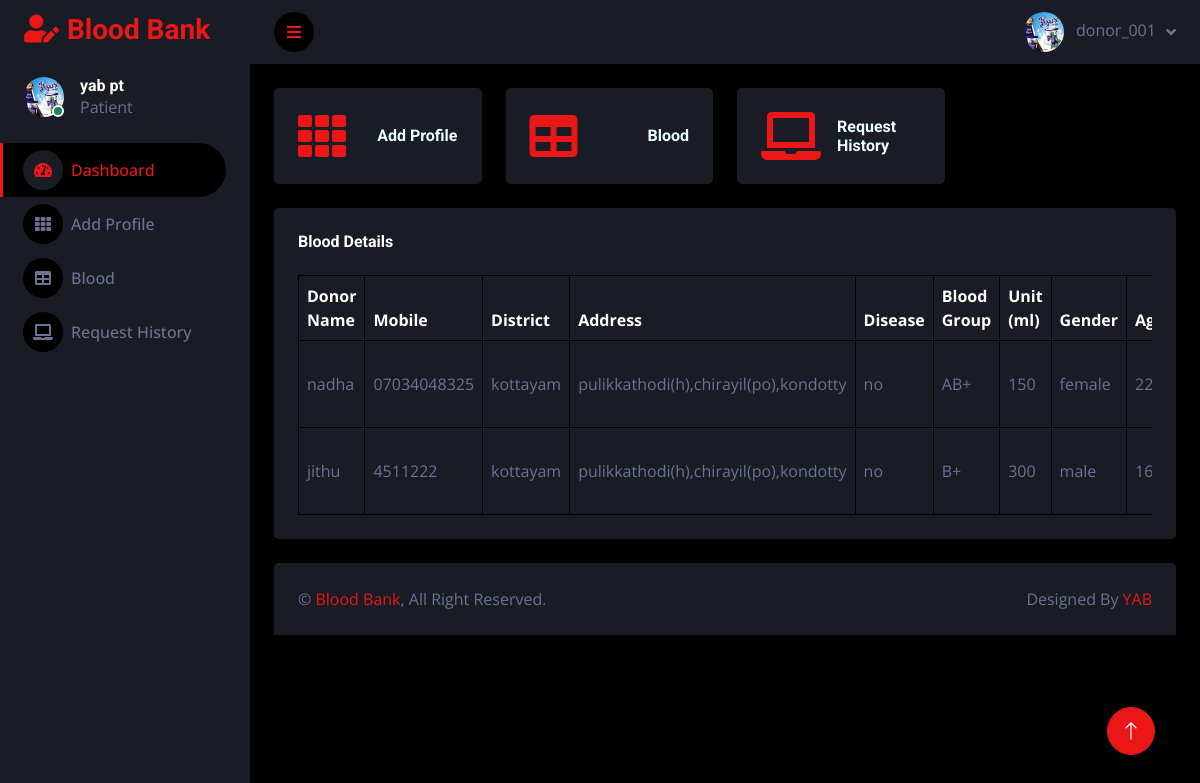
Page /patient_home (signed in) on the committed database.
### blood_app/models.py (models this page shows, shortened)
class User(AbstractUser):
    is_donor = models.BooleanField(default=False, verbose_name="Is Donor")
    is_patient = models.BooleanField(default=False, verbose_name="Is Patient")
    name = models.CharField(max_length=100,null=True, blank=True)
    mobile = models.CharField(max_length=15,null=True, blank=True)
    address = models.CharField(max_length=200,null=True, blank=True)
    email = models.EmailField(null=True, blank=True)
    district = models.CharField(max_length=100,null=True, blank=True)
    gender = models.CharField(max_length=10,null=True, blank=True)
    age = models.PositiveIntegerField(null=True, blank=True)
    blood_grou = models.CharField(max_length=3, choices=BLOOD_GROUPS, null=True, blank=True)  # Set a default value
    disease=  models.CharField(max_length=100,null=True, blank=True)
    doctor =  models.CharField(max_length=100,null=True, blank=True)
    photo = models.ImageField(upload_to='profile/')
    status = models.BooleanField(default=False)
    unit= models.PositiveIntegerField(null=True, blank=True)
    @property
    def imageURL(self):
        try:
            url = self.photo.url
        except:
            url = ''
        return  url

### blood_app/views.py (the view)
# urls.py: path('patient_home', views.patient_home, name='patient_home'),
def patient_home(request):
    donors = User.objects.filter(is_donor=True,name__isnull=False, name__gt='',blood_grou__isnull=False,blood_grou__gt='')
    context={
        'donors':donors
    }
    return render(request,'patient/index.html',context)

### templates/patient/index.html (shortened to what this page needs)
{% extends 'patient/base.html' %}
{% load static %}
{% block content %}
            <div class="container-fluid pt-4 px-4">
                <div class="row g-4">
                    <div class="col-sm-6 col-xl-3">
                        <div class="bg-secondary rounded d-flex align-items-center justify-content-between p-4">
                            <i class="fa fa-th fa-3x text-primary"></i>
                            <div class="ms-3">
                                <h6 class="mb-0"><a href="{% url 'add_patient' %}" style="color: azure;">Add Profile</a></h6>
                            </div>
                        </div>
                    </div>
                    <div class="col-sm-6 col-xl-3">
                        <div class="bg-secondary rounded d-flex align-items-center justify-content-between p-4">
                            <i class="fa fa-table fa-3x text-primary"></i>
                            <div class="ms-3">
                                <h6 class="mb-0"><a href="{% url 'view_blood' %}" style="color: azure;">Blood</a></h6>
                            </div>
                        </div>
                    </div>
                    <div class="col-sm-6 col-xl-3">
                        <div class="bg-secondary rounded d-flex align-items-center justify-content-between p-4">
                            <i class="fa fa-laptop fa-3x text-primary"></i>
                            <div class="ms-3">
                                <h6 class="mb-0"><a href="{% url 'request_history' %}" style="color: azure;">Request History</a></h6>
                            </div>
                        </div>
                    </div>
                </div>
            </div>
            <div class="container-fluid pt-4 px-4">
                <div class="bg-secondary text-center rounded p-4">
                    <div class="d-flex align-items-center justify-content-between mb-4">
                        <h6 class="mb-0"> Blood Details</h6>
                    </div>
                    <div class="table-responsive">
                         <table class="table text-start align-middle table-bordered table-hover mb-0">
                <thead>
                    <tr class="text-white">
                        <th scope="col">Donor Name</th>
                        <th scope="col">Mobile</th>
                        <th scope="col">District</th>
                        <th scope="col">Address</th>
                        <th scope="col">Disease</th>
                        <th scope="col">Blood Group</th>
                        <th scope="col">Unit (ml)</th>
                        <th scope="col">Gender</th>
                        <th scope="col">Age</th>
                    </tr>
                </thead>
                <tbody>
                    {% for i in donors %}
                    <tr>
                        <td>
                            {{i.name}}
                        </td>
                        <td>{{i.mobile}}</td>
                        <td>{{i.district}}</td>
                        <td>{{i.address}}</td>
                        <td>{{i.disease}}</td>
                        <td>{{i.blood_grou}}</td>
                        <td>{{i.unit}}</td>
                        <td>{{i.gender}}</td>
                        <td>{{i.age}}</td>
                    </tr>
                    {% endfor %}
                </tbody>
            </table>
                    </div>
                </div>
            </div>
{% endblock %}

### templates/patient/base.html (shortened to what this page needs)
{% load static %}
<!DOCTYPE html>
<html lang="en">
<head>
    <link href="https://cdnjs.cloudflare.com/ajax/libs/font-awesome/5.10.0/css/all.min.css" rel="stylesheet">
    <link href="https://cdn.jsdelivr.net/npm/bootstrap-icons@1.4.1/font/bootstrap-icons.css" rel="stylesheet">
    <link href="{% static 'donor/lib/owlcarousel/assets/owl.carousel.min.css' %}" rel="stylesheet">
    <link href="{% static 'donor/lib/tempusdominus/css/tempusdominus-bootstrap-4.min.css' %}" rel="stylesheet" />
    <link href="{% static 'donor/css/bootstrap.min.css' %}" rel="stylesheet">
    <link href="{% static 'donor/css/style.css' %}" rel="stylesheet">
</head>
<body>
    <div class="container-fluid position-relative d-flex p-0">
        <div class="sidebar pe-4 pb-3">
            <nav class="navbar bg-secondary navbar-dark">
                <a href="{% url 'patient_home' %}" class="navbar-brand mx-4 mb-3">
                    <h3 class="text-primary"><i class="fa fa-user-edit me-2"></i>Blood Bank</h3>
                </a>
                <div class="d-flex align-items-center ms-4 mb-4">
                    <div class="position-relative">
                        <img class="rounded-circle" src="{{request.user.imageURL}}" alt="" style="width: 40px; height: 40px;">
                        <div class="bg-success rounded-circle border border-2 border-white position-absolute end-0 bottom-0 p-1"></div>
                    </div>
                    <div class="ms-3">
                        <h6 class="mb-0">{{request.user.name}}</h6>
                        <span>Patient</span>
                    </div>
                </div>
                <div class="navbar-nav w-100">
                    <a href="{% url 'patient_home' %}" class="nav-item nav-link active"><i class="fa fa-tachometer-alt me-2"></i>Dashboard</a>
                    <a href="{% url 'add_patient' %}" class="nav-item nav-link"><i class="fa fa-th me-2"></i>Add Profile</a>
                    <a href="{% url 'view_blood' %}" class="nav-item nav-link"><i class="fa fa-table me-2"></i>Blood</a>
                    <a href="{% url 'request_history' %}" class="nav-item nav-link"><i class="fa fa-laptop me-2"></i>Request History</a>
                </div>
            </nav>
        </div>
        <div class="content">
            <nav class="navbar navbar-expand bg-secondary navbar-dark sticky-top px-4 py-0">
                <a href="#" class="sidebar-toggler flex-shrink-0">
                    <i class="fa fa-bars"></i>
                </a>
                <div class="navbar-nav align-items-center ms-auto">
                    <div class="nav-item dropdown">
                        <a href="#" class="nav-link dropdown-toggle" data-bs-toggle="dropdown">
                            <img class="rounded-circle me-lg-2" src="{{request.user.imageURL}}" alt="" style="width: 40px; height: 40px;">
                            <span class="d-none d-lg-inline-flex">{{request.user.username}}</span>
                        </a>
                    </div>
                </div>
            </nav>
        {% block content %}
        {% endblock %}
            <div class="container-fluid pt-4 px-4">
                <div class="bg-secondary rounded-top p-4">
                    <div class="row">
                        <div class="col-12 col-sm-6 text-center text-sm-start">
                            &copy; <a href="#">Blood Bank</a>, All Right Reserved.
                        </div>
                        <div class="col-12 col-sm-6 text-center text-sm-end">
                            Designed By <a href="https://htmlcodex.com">YAB</a>
                        </div>
                    </div>
                </div>
            </div>
        </div>
        <a href="#" class="btn btn-lg btn-primary btn-lg-square back-to-top"><i class="bi bi-arrow-up"></i></a>
    </div>
</body>
</html>

### static/donor/css/style.css (style rules this page uses)
:root { --primary: #EB1616; --secondary: #191C24; --light: #6C7293; --dark: #000000; }
.back-to-top { position: fixed; display: none; right: 45px; bottom: 45px; z-index: 99; }
.btn { transition: .5s; }
.btn-lg-square { width: 48px; height: 48px; }
.btn-square, .btn-sm-square, .btn-lg-square { padding: 0; display: inline-flex; align-items: center; justify-content: center; font-weight: normal; border-radius: 50px; }
.sidebar { position: fixed; top: 0; left: 0; bottom: 0; width: 250px; height: 100vh; overflow-y: auto; background: var(--secondary); transition: 0.5s; z-index: 999; }
.content { margin-left: 250px; min-height: 100vh; background: var(--dark); transition: 0.5s; }
@media (min-width: 992px) { .sidebar { margin-left: 0; } }
@media (min-width: 992px) { .content { width: calc(100% - 250px); } }
.sidebar .navbar .navbar-nav .nav-link { padding: 7px 20px; color: var(--light); font-weight: 500; border-left: 3px solid var(--secondary); border-radius: 0 30px 30px 0; outline: none; }
.sidebar .navbar .navbar-nav .nav-link:hover, .sidebar .navbar .navbar-nav .nav-link.active { color: var(--primary); background: var(--dark); border-color: var(--primary); }
.sidebar .navbar .navbar-nav .nav-link i { width: 40px; height: 40px; display: inline-flex; align-items: center; justify-content: center; background: var(--dark); border-radius: 40px; }
.sidebar .navbar .navbar-nav .nav-link:hover i, .sidebar .navbar .navbar-nav .nav-link.active i { background: var(--secondary); }
.content .navbar .navbar-nav .nav-link { margin-left: 25px; padding: 12px 0; color: var(--light); outline: none; }
.content .navbar .sidebar-toggler, .content .navbar .navbar-nav .nav-link i { width: 40px; height: 40px; display: inline-flex; align-items: center; justify-content: center; background: var(--dark); border-radius: 40px; }
.content .navbar .dropdown-toggle::after { margin-left: 6px; vertical-align: middle; border: none; content: "\f107"; font-family: "Font Awesome 5 Free"; font-weight: 900; transition: .5s; }

### rows in the picture
User: user.imageURL (picture), user.name "yab pt", user.username "donor_001"
User: name "nadha", mobile "07034048325", district "kottayam", address "pulikkathodi(h),chirayil(po),kondotty", disease "no", blood_grou "AB+", unit "150", gender "female", age "22"
User: name "jithu", mobile "4511222", district "kottayam", address "pulikkathodi(h),chirayil(po),kondotty", disease "no", blood_grou "B+", unit "300", gender "male", age "16"
